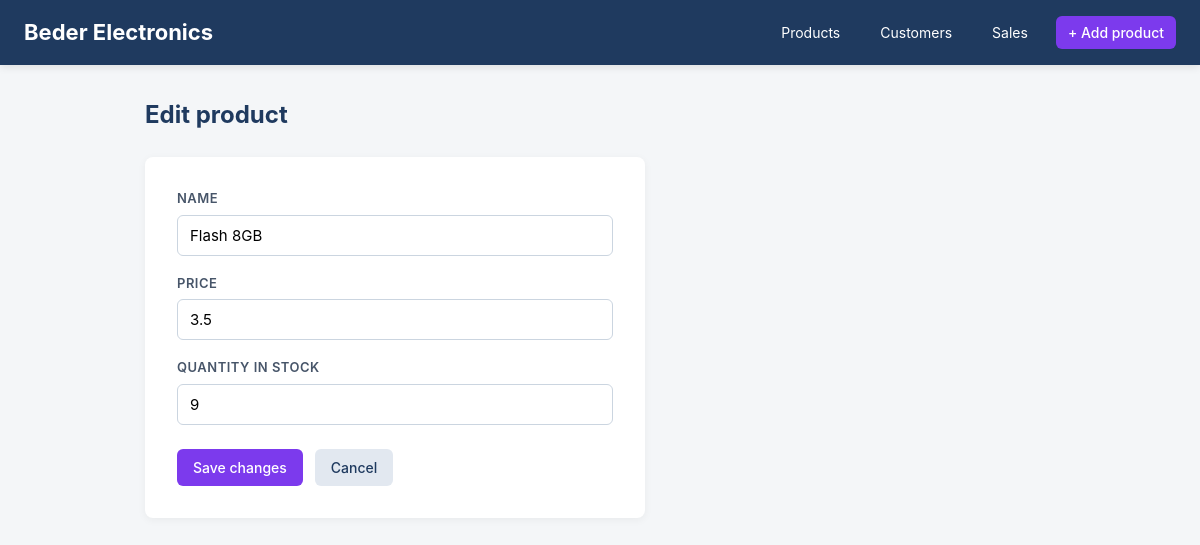
Page /edit_product.php?id=1 on the committed database.
### tables this page shows
CREATE TABLE products (
        id INTEGER PRIMARY KEY AUTOINCREMENT,
        name TEXT NOT NULL,
        price REAL NOT NULL,
        quantity_in_stock INTEGER NOT NULL DEFAULT 0,
        created_at TEXT NOT NULL DEFAULT CURRENT_TIMESTAMP
    );

### edit_product.php (the view, shortened to what this page needs)
<?php
require_once "database.php";
$id = (int) ($_GET["id"] ?? 0);
$stmt = $db->prepare("SELECT * FROM products WHERE id = :id");
$stmt->execute(["id" => $id]);
$product = $stmt->fetch(PDO::FETCH_ASSOC);
require_once "header.php";
?>
<h2 class="page-title">Edit product</h2>
<div class="form-card">
    <form action="update_product.php" method="POST">
        <div class="form-group">
            <label for="name">Name</label>
            <input type="text" id="name" name="name"
                   value="<?= htmlspecialchars($product["name"]) ?>" required>
        </div>
        <div class="form-group">
            <label for="price">Price</label>
            <input type="number" step="0.01" min="0" id="price" name="price"
                   value="<?= htmlspecialchars($product["price"]) ?>" required>
        </div>
        <div class="form-group">
            <label for="quantity_in_stock">Quantity in stock</label>
            <input type="number" step="1" min="0" id="quantity_in_stock" name="quantity_in_stock"
                   value="<?= htmlspecialchars($product["quantity_in_stock"]) ?>" required>
        </div>
        <div class="form-actions">
            <button type="submit" class="btn btn--primary">Save changes</button>
            <a href="index.php" class="btn btn--secondary">Cancel</a>
        </div>
    </form>
</div>
<?php require_once "footer.php"; ?>

### style.css (style rules this page uses)
* { box-sizing: border-box; }
body { margin: 0; font-family: -apple-system, BlinkMacSystemFont, "Segoe UI", Roboto, sans-serif; background-color: #f4f6f8; color: #1a1a1a; line-height: 1.5; }
.page-title { font-size: 24px; margin: 0 0 24px 0; color: #1F3A5F; }
.btn { display: inline-block; padding: 8px 16px; border-radius: 6px; text-decoration: none; font-size: 14px; font-weight: 500; cursor: pointer; border: none; font-family: inherit; }
.btn--primary { background-color: #7C3AED; color: white; }
.btn--secondary { background-color: #e2e8f0; color: #1F3A5F; }
.form-card { background: white; padding: 32px; border-radius: 8px; box-shadow: 0 2px 8px rgba(0, 0, 0, 0.05); max-width: 500px; }
.form-group { margin-bottom: 18px; }
.form-group label { display: block; font-size: 13px; font-weight: 600; color: #475569; margin-bottom: 6px; text-transform: uppercase; letter-spacing: 0.5px; }
.form-group input, .form-group select { width: 100%; padding: 10px 12px; border: 1px solid #cbd5e0; border-radius: 6px; font-size: 15px; font-family: inherit; }
.form-actions { margin-top: 24px; display: flex; gap: 12px; }

### rows in the picture
products: name "Flash 8GB", price "3.5", quantity_in_stock "9"
